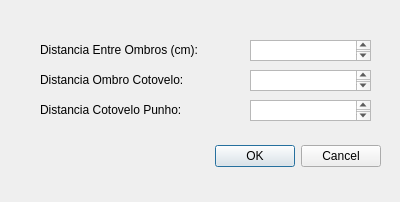
<?xml version="1.0" encoding="UTF-8"?>
<ui version="4.0">
 <class>Dialog</class>
 <widget class="QDialog" name="Dialog">
  <property name="geometry">
   <rect>
    <x>0</x>
    <y>0</y>
    <width>400</width>
    <height>202</height>
   </rect>
  </property>
  <property name="windowTitle">
   <string>Dialog</string>
  </property>
  <widget class="QDialogButtonBox" name="buttonBox">
   <property name="geometry">
    <rect>
     <x>40</x>
     <y>140</y>
     <width>341</width>
     <height>32</height>
    </rect>
   </property>
   <property name="orientation">
    <enum>Qt::Horizontal</enum>
   </property>
   <property name="standardButtons">
    <set>QDialogButtonBox::Cancel|QDialogButtonBox::Ok</set>
   </property>
  </widget>
  <widget class="QLabel" name="label">
   <property name="geometry">
    <rect>
     <x>40</x>
     <y>40</y>
     <width>191</width>
     <height>20</height>
    </rect>
   </property>
   <property name="text">
    <string>Distancia Entre Ombros (cm):</string>
   </property>
  </widget>
  <widget class="QTextEdit" name="textEdit">
   <property name="geometry">
    <rect>
     <x>250</x>
     <y>40</y>
     <width>121</width>
     <height>21</height>
    </rect>
   </property>
  </widget>
  <widget class="QTextEdit" name="textEdit_2">
   <property name="geometry">
    <rect>
     <x>250</x>
     <y>70</y>
     <width>121</width>
     <height>21</height>
    </rect>
   </property>
  </widget>
  <widget class="QLabel" name="label_2">
   <property name="geometry">
    <rect>
     <x>40</x>
     <y>70</y>
     <width>181</width>
     <height>20</height>
    </rect>
   </property>
   <property name="text">
    <string>Distancia Ombro Cotovelo:</string>
   </property>
  </widget>
  <widget class="QTextEdit" name="textEdit_3">
   <property name="geometry">
    <rect>
     <x>250</x>
     <y>100</y>
     <width>121</width>
     <height>21</height>
    </rect>
   </property>
  </widget>
  <widget class="QLabel" name="label_3">
   <property name="geometry">
    <rect>
     <x>40</x>
     <y>100</y>
     <width>181</width>
     <height>20</height>
    </rect>
   </property>
   <property name="text">
    <string>Distancia Cotovelo Punho:</string>
   </property>
  </widget>
 </widget>
 <resources/>
 <connections>
  <connection>
   <sender>buttonBox</sender>
   <signal>accepted()</signal>
   <receiver>Dialog</receiver>
   <slot>accept()</slot>
   <hints>
    <hint type="sourcelabel">
     <x>248</x>
     <y>254</y>
    </hint>
    <hint type="destinationlabel">
     <x>157</x>
     <y>274</y>
    </hint>
   </hints>
  </connection>
  <connection>
   <sender>buttonBox</sender>
   <signal>rejected()</signal>
   <receiver>Dialog</receiver>
   <slot>reject()</slot>
   <hints>
    <hint type="sourcelabel">
     <x>316</x>
     <y>260</y>
    </hint>
    <hint type="destinationlabel">
     <x>286</x>
     <y>274</y>
    </hint>
   </hints>
  </connection>
 </connections>
</ui>
